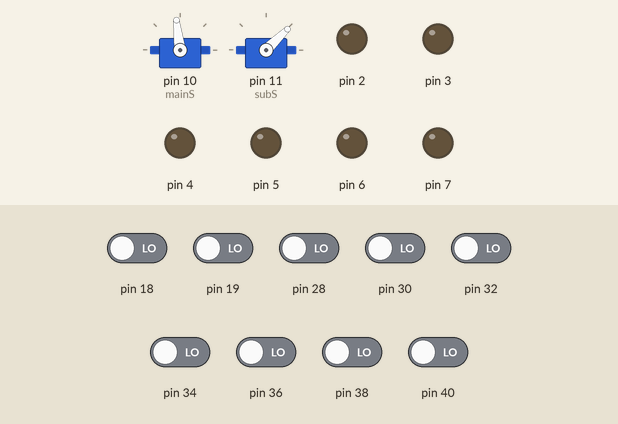
Simulated run of this sketch. Board: Arduino Mega 2560, built with avr-gcc and run on an emulated ATmega2560. On the bench: 2 × servo, output pins drawn as LEDs (lit = HIGH). The test bench sets the inputs (shaded band); at power-on: pin 18, pin 19, pin 28, pin 30, pin 32, pin 34, pin 36, pin 38, pin 40 LOW.

Above: at 6.6 s.
6.7 s: pin 30 driven HIGH
At 7.9 s:
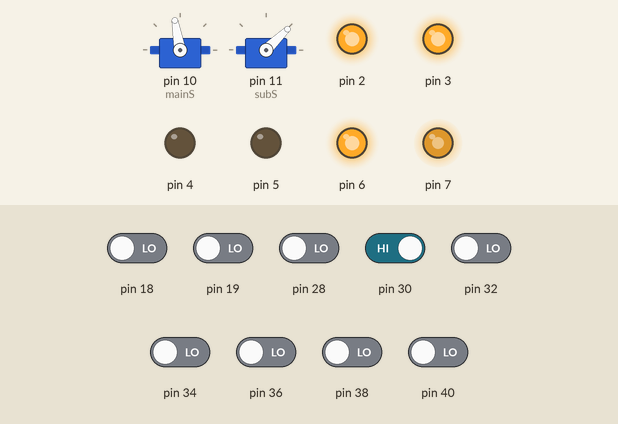
8.2 s: pin 36 driven HIGH
At 9.3 s:
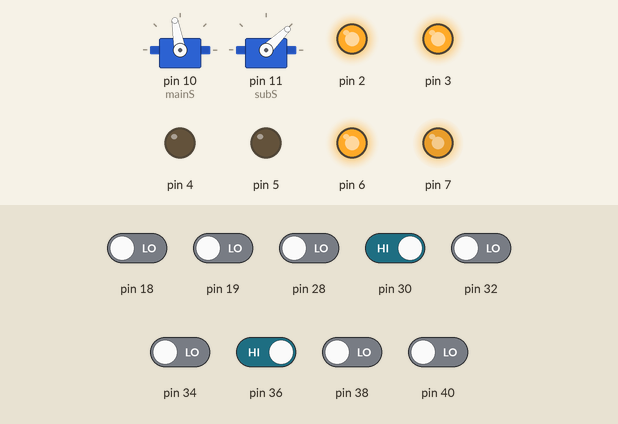
9.7 s: pin 32 driven HIGH
At 10.4 s:
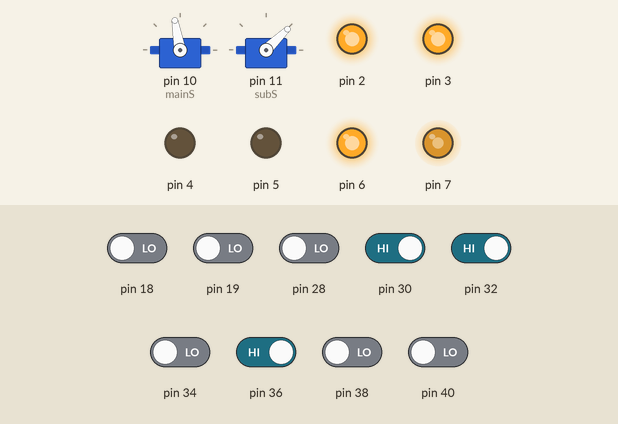
11.2 s: pin 40 driven HIGH
At 11.5 s:
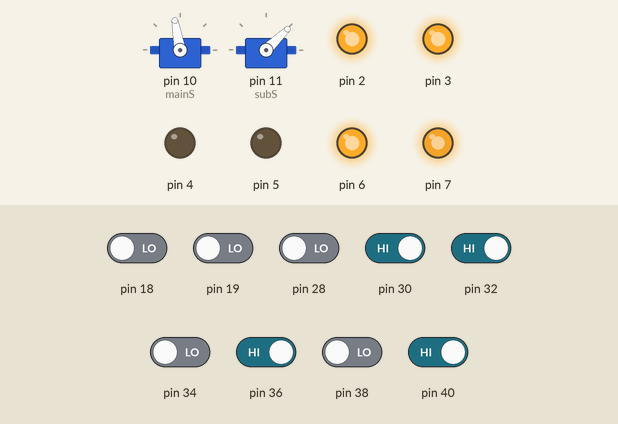
12.7 s: pin 38 driven HIGH
At 13.9 s:
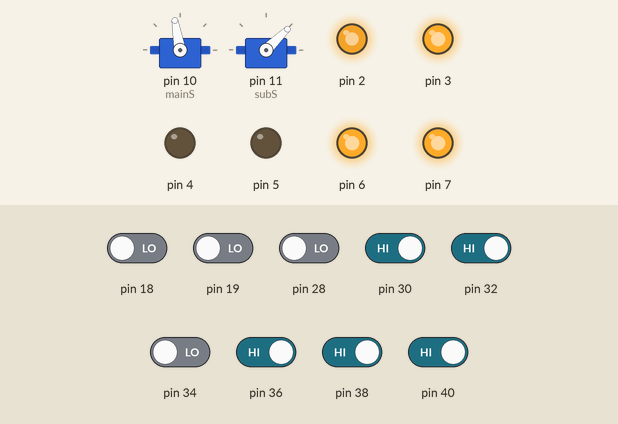
14.2 s: pin 30 driven LOW
At 15.0 s:
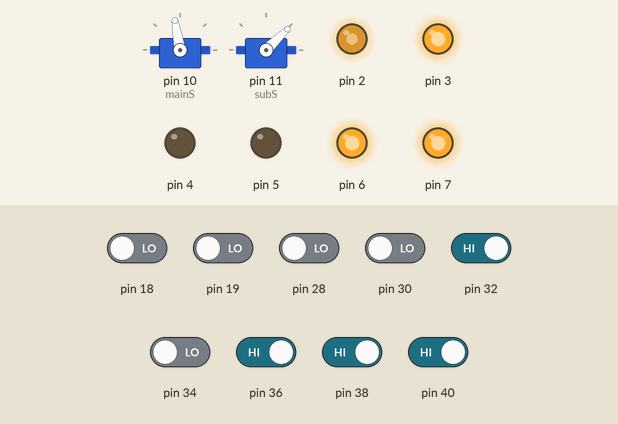
Timing chart, 0 to 16.7 s (numbered marks = the images above; inputs shaded):
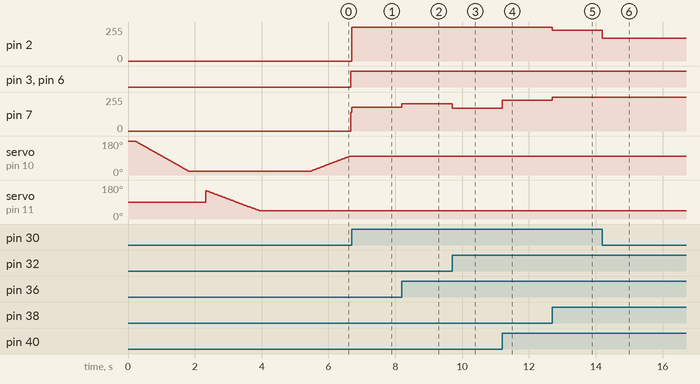

The sketch:

colorSensorTest.ino
```cpp
#include <Servo.h>
#include <NewPing.h>

#define MAX_MAIN_SERVO_POSITION 20
#define MIN_MAIN_SERVO_POSITION 200
#define INT_MAIN_SERVO_POSITION 160
#define CENTER_MAIN_SERVO_POSITION 100
#define MAX_SUB_SERVO_POSITION 150
#define MIN_SUB_SERVO_POSITION 44

#define L_LEFT_90 (sensorReadings[0]==1)&&(sensorReadings[1]==1)&&(sensorReadings[2]==1)
#define L_RIGHT_90 (sensorReadings[4]==1)&&(sensorReadings[5]==1)
#define CROSS sensorArrayValue==(sensorReadings[0]==1)&&(sensorReadings[5]==1)
#define SE_POINT sensorArrayValue=63

#define TRIGGER_PIN  8  // Arduino pin tied to trigger pin on the ultrasonic sensor.
#define ECHO_PIN     9  // Arduino pin tied to echo pin on the ultrasonic sensor.
#define MAX_DISTANCE 200 // Maximum distance we want to ping for (in centimeters). Maximum sensor distance is rated at 400-500cm.

Servo mainS;
Servo subS;

NewPing sonar(TRIGGER_PIN, ECHO_PIN, MAX_DISTANCE); // NewPing setup of pins and maximum distance.

int sensorReadings[6];
short error = 0;

int count = 0;
short errorValues[] = {3,2,1,-1,-2,-3};

int maxS = 255, minS = 140, baseSpeed = 170;

int p = 25;
int d = 55;

int leftSpeed, rightSpeed;
int l_error = 0, diff;

int lEncoderCount;
int rEncoderCount;

// color sensor
int s0=39,s1=37,s2=33,s3=31;
int out_=21;
int flag_=0;
int counter_=0;
int countR=0,countG=0,countB=0;

void setup()
{

  mainS.attach(10);
  subS.attach(11);

  //set sensor pins
  for(int i=0;i<16;i+=2){
    pinMode(32+i,INPUT);
  }

  // motor Pins
  for(int i=0;i<6;i++){
    pinMode(2+i,OUTPUT);
  }
  // encorder intialize
  attachInterrupt(5, lEncoderIncrement, CHANGE);
  attachInterrupt(4, rEncoderIncrement, CHANGE);

  pinMode(TRIGGER_PIN, OUTPUT);
  pinMode(ECHO_PIN, INPUT);

  // color sensor init
  pinMode(s0,OUTPUT);
  pinMode(s1,OUTPUT);
  pinMode(s2,OUTPUT);
  pinMode(s3,OUTPUT);

  Serial.begin(9600);
  // initialize
  centerPosition();   // get center positon
  delay(1000);
}

void loop()
{
  //doPID();
  moveServoSlowCenter();
  maxS = 255;
  minS = 170;
  baseSpeed = 255;
  while(1){
   doPID();
   }
  motorBrake();
  delay(100);
  motorStop();
  //firstRound();
  while(1);
}

void goUntilRightJunction(){
  updateSensorArray();
  while( !(sensorReadings[4]==1 && sensorReadings[4]==1 && sensorReadings[5]==1)){
    doPID();
    updateSensorArray();
  }
  doEncorder(19);
  turnRight();
  fineTune();
}

void goUntilLeftJunction(){
  updateSensorArray();
  while( !(sensorReadings[0]==1 && sensorReadings[1]==1 && sensorReadings[2]==1)){
    doPID();
    updateSensorArray();
  }
  doEncorder(19);
  turnLeft();
  fineTune();
}

void goUntilRightTJunction(){
  updateSensorArray();
  while( !(sensorReadings[3]==1 && sensorReadings[4]==1 && sensorReadings[5]==1)){
    doPID();
    updateSensorArray();
  }
}

void goUntilLeftTJunction(){
  updateSensorArray();
  while( !(sensorReadings[0]==1 && sensorReadings[1]==1 && sensorReadings[2]==1)){
    doPID();
    updateSensorArray();
  }
}

void goUntilTJunction(){
  updateSensorArray();
  while( !(sensorReadings[1]==1 && sensorReadings[2]==1 && sensorReadings[3]==1 && sensorReadings[4]==1)){
    doPID();
    updateSensorArray();
  }

}

void goUntilEndPosition(){
   int position_ =53,Counter=100;

   rEncoderCount=0;
   lEncoderCount=0;

  while(rEncoderCount < position_ && lEncoderCount< position_){
        doPID();
  }
  motorBrake();
  delay(200);
  motorStop();

}

void gotoEnd(){
  updateSensorArray();
  while( !(sensorReadings[1]==1 && sensorReadings[2]==1 && sensorReadings[3]==1 && sensorReadings[4]==1 && sensorReadings[0]==1 && sensorReadings[5]==1)){
    doPID();
    updateSensorArray();
  }
  doEncorder(35);
  motorBrake();
  delay(100);
  motorStop();
  delay(700);
}

void getBoxMax(){

  openHatchServoSlow(); // open hatch
  delay(700);
  moveServoSlowDown();//go down
  delay(1000);
  closeHatchServoSlow();   // close hatch
  delay(700);
  moveServoSlowUp();  // go up
  delay(1000);

}

void getBoxAndPush(){

  openHatchServoSlow(); // open hatch
  delay(700);
  moveServoSlowDown();//go down
  delay(1000);
  closeHatchServoSlow();   // close hatch
  delay(700);

}

void releaseBox(){
  moveServoSlowDown(); //go down
  delay(1000);
  openHatchServoSlow(); // open hatch
  delay(700);
  moveServoSlowUp();  // go up
  delay(1000);
 closeHatchServoSlow();   // close hatch
  delay(700);
}

void centerPosition(){

    moveServoSlowUp();
    delay(500);
    closeHatchServoSlow();
    delay(500);

}

void moveServoSlowUp(){
  for(int i=MIN_MAIN_SERVO_POSITION;i>=MAX_MAIN_SERVO_POSITION;i--){
    mainS.write(i);
    delay(10);
  }
}
void moveServoSlowDown(){
  for(int i=MAX_MAIN_SERVO_POSITION;i<=MIN_MAIN_SERVO_POSITION;i++){
    mainS.write(i);
    delay(10);
  }
}

void closeHatchServoSlow(){
  for(int i=MAX_SUB_SERVO_POSITION;i>=MIN_SUB_SERVO_POSITION;i--){
    subS.write(i);
    delay(15);
  }
}

void openHatchServoSlow(){
  for(int i=MIN_SUB_SERVO_POSITION;i<=MAX_SUB_SERVO_POSITION;i++){
    subS.write(i);
    delay(15);
  }
}

void moveServoSlowCenter(){
  for(int i=MAX_MAIN_SERVO_POSITION;i<=CENTER_MAIN_SERVO_POSITION;i++){
    mainS.write(i);
    delay(15);
  }
}


void updateSensorArray(){
  for(int i=0;i<=12;i+=2){
    sensorReadings[i/2]=digitalRead(40-i);
  }
}

void moveForward(int lpwm, int rpwm){

  lMotorForward(lpwm);
  rMotorForward(rpwm);

}

void lMotorForward(int pwm){
  digitalWrite(3,HIGH);
  digitalWrite(4,LOW);
  analogWrite(2, pwm);
}

void rMotorForward(int pwm){
  digitalWrite(6,HIGH);
  digitalWrite(5,LOW);
  analogWrite(7, pwm);
}

void lMotorReverse(int pwm){
  digitalWrite(4,HIGH);
  digitalWrite(3,LOW);
  analogWrite(2, pwm);
}

void rMotorReverse(int pwm){
  digitalWrite(5,HIGH);
  digitalWrite(6,LOW);
  analogWrite(7, pwm);
}

void motorStop(){

  digitalWrite(4,LOW);
  digitalWrite(3,LOW);
  analogWrite(2, 0);
  digitalWrite(6,LOW);
  digitalWrite(5,LOW);
  analogWrite(7, 0);

}

void motorBrake(){

  digitalWrite(4,HIGH);
  digitalWrite(3,HIGH);
  analogWrite(2, 255);
  digitalWrite(6,HIGH);
  digitalWrite(5,HIGH);
  analogWrite(7, 255);

}

void readLine(){
 updateSensorArray();
 error = 0;
 count = 0;
 for(int i = 0; i < 6;  i++){
   error += sensorReadings[i] * errorValues[i] ;
   count += sensorReadings[i];
 }
}

void doPID(){
  l_error = error;
  readLine();
  //Serial.println(error);
  diff = l_error - error;
 if(count == 0){

   while(count == 0){
     readLine();
     if(l_error < 0)
       moveForward(140,0);
     else
       moveForward(0,140);

   }
   moveForward(130,130);

 }else{

  leftSpeed = baseSpeed - error * p + d * diff;
  rightSpeed = baseSpeed + error * p - d * diff;

  leftSpeed = leftSpeed > maxS ? maxS: leftSpeed ;
  leftSpeed = leftSpeed < minS ? minS : leftSpeed ;

  rightSpeed = rightSpeed > maxS ? maxS: rightSpeed ;
  rightSpeed = rightSpeed < minS ? minS : rightSpeed ;

  moveForward(leftSpeed, rightSpeed);
 }
}

void lEncoderIncrement(){
  lEncoderCount++;
}

void rEncoderIncrement(){
  rEncoderCount++;
}

int getLEncoderCount(){
  return lEncoderCount;
}

int getREncoderCount(){
  return  rEncoderCount;
}

void turnLeft(){
    int leftCounter =23;

    motorBrake();

    lEncoderCount=0;
    rEncoderCount=0;

    rMotorForward(170);
    lMotorReverse(170);
    while(lEncoderCount<leftCounter ){
      Serial.print(lEncoderCount);
      Serial.print(",");
      Serial.println(rEncoderCount);
    }

    motorStop();
}

void turnRight(){
    int rightCounter =27;

    motorBrake();

    lEncoderCount=0;
    rEncoderCount=0;

    lMotorForward(170);
    rMotorReverse(170);
    while(lEncoderCount<rightCounter  ){
      Serial.print(lEncoderCount);
      Serial.print(",");
      Serial.println(rEncoderCount);
    }
    motorBrake();
    delay(200);
    motorStop();
    delay(300);
}

void turnBack(){

    int backCounter=63;

    motorBrake();

    lEncoderCount=0;
    rEncoderCount=0;

    lMotorForward(255);
    rMotorReverse(255);
    while(rEncoderCount<backCounter && lEncoderCount<backCounter){
      Serial.print(lEncoderCount);
      Serial.print(",");
      Serial.println(rEncoderCount);
    }
    motorBrake();
    delay(200);
    motorStop();
    delay(500);
}

void doEncorder(int enc){

  rEncoderCount=0;
  while(rEncoderCount<enc){
    moveForward(140,140);
  }
  motorBrake();
  delay(200);
  motorStop();
}

void doEncorder_(int enc){

  rEncoderCount=0;
  lEncoderCount=0;
  while(rEncoderCount<enc ){
    moveForward(140,140);
  }
}

void leftEncorde(int enc){
  lEncoderCount=0;
  while(lEncoderCount<enc){
    lMotorForward(120);
  }
  motorBrake();
  delay(200);
  motorStop();
}

void firstRound(){

  passStartPosition();
  goUntilRightJunction();
  goUntilRightJunction();
  detectBox();
  goUntilLeftJunction();
  goUntilLeftJunction();
  goUntilRightJunction();
  //ramp
  goUntilRightTJunction();
  doEncorder_(10);
  goUntilEndPosition();
  leftEncorde(7);
  releaseBox();
  turnBack();
  goUntilLeftJunction();
  goUntilTJunction();
  doEncorder(23);
  turnRight();
  fineTune();
  motorBrake();
  delay(200);
  motorStop();
  delay(300);
  gotoEnd();
}

void fineTune(){
 /* updateSensorArray();
   while(sensorReadings[4]==1 || sensorReadings[3]==1){
      updateSensorArray();
      lMotorForward(100);
   }
   while (sensorReadings[1]==1 || sensorReadings[2]==1){
      updateSensorArray();
      rMotorForward(100);
    }*/
}

void detectBox(){

  float value;
  float minDist = 10.00;

  updateSensorArray();
  while(1){
      value=getSonarValue();
      Serial.println(value);
      if(value<=20.00 && value >15.0)
        break;
      doPID();
      delay(1);
  }
    motorBrake();
    delay(300);
    motorStop();
    delay(1000);
    openHatchServoSlow(); // open hatch
    delay(700);
    moveServoSlowDown();//go down
    delay(1000);
    doEncorder(30);
    motorBrake();
    delay(300);
    motorStop();
    delay(1000);
    closeHatchServoSlow();   // close hatch
    delay(700);
    moveServoSlowUp();
    delay(700);

}

float getSonarValue(){
  float val;
  delay(31);                      // Wait 50ms between pings (about 20 pings/sec). 29ms should be the shortest delay between pings.
  unsigned int uS = sonar.ping(); // Send ping, get ping time in microseconds (uS).
  val=(float)(uS / US_ROUNDTRIP_CM);
  return val;
}

void passStartPosition(){

      doEncorder(20);
      fineTune();
}

void TCS()
 {
   digitalWrite(s1,HIGH);
   digitalWrite(s0,LOW);
   flag_=0;
   attachInterrupt(2, ISR_INTO, CHANGE);
   timer2_init();
 }

void ISR_INTO()
 {
   counter_++;
 }
 void timer2_init(void)
 {
   TCCR2A=0x00;
   TCCR2B=0x07; //the clock frequency source 1024 points
   TCNT2= 100;    //10 ms overflow again
   TIMSK2 = 0x01; //allow interrupt
 }
 int i=0;
 ISR(TIMER2_OVF_vect)//the timer 2, 10ms interrupt overflow again. Internal overflow interrupt executive function
{
 TCNT2=100;
 flag_++;
 if(flag_==1)
  {
    counter_=0;
  }
 else if(flag_==2)
   {
    digitalWrite(s2,LOW);
    digitalWrite(s3,LOW);
    countR=counter_/1.051;
    digitalWrite(s2,HIGH);
    digitalWrite(s3,HIGH);
   }
 else if(flag_==3)
    {
     countG=counter_/1.0157;
     digitalWrite(s2,LOW);
     digitalWrite(s3,HIGH);

    }
 else if(flag_==4)
    {
     countB=counter_/1.114;
     digitalWrite(s2,LOW);
     digitalWrite(s3,LOW);
     }
 else
     {
     flag_=0;
      TIMSK2 = 0x00;
     }
     counter_=0;
     delay(2);
}
int colorDetect()
 {
  delay(10);
  TCS();
  if((countR>10)||(countG>10)||(countB>10))
   {
      if((countR>countG)&&(countR>countB))
       {
            Serial.print("red");
            Serial.print("\n");
            delay(1000);
       }
      else if((countG>=countR)&&(countG>countB))
       {
            Serial.print("green");
            Serial.print("\n");
            delay(1000);
       }
     else if((countB>countG)&&(countB>countR))
      {
            Serial.print("blue");
            Serial.print("\n");
           delay(1000);
      }
    }
  else
  {
     delay(1000);
  }
 }
```

Measured:
- after the input at 6.7 s, pin 2: 0/255 → 255/255 at once; pin 7: 140/255 → 180/255 at once
- after the input at 8.2 s, pin 7: 180/255 → 205/255 at once
- after the input at 9.7 s, pin 7: 205/255 → 170/255 at once
- after the input at 11.2 s, pin 7: 170/255 → 230/255 at once
- after the input at 12.7 s, pin 2: 255/255 → 230/255 at once; pin 7: 230/255 → 255/255 at once
- after the input at 14.2 s, pin 2: 230/255 → 170/255 at once
